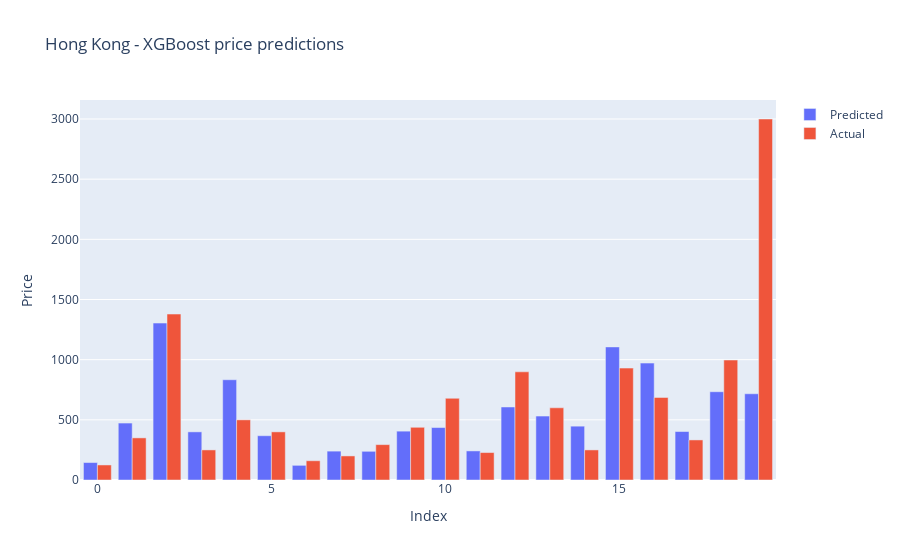

Notebook source saved alongside this figure:
### Code cell
error_diff = pd.DataFrame({'Actual Values': np.array(y_test).flatten(), 'Predicted Values': predictions.flatten()})
error_diff1 = error_diff.head(20)
error_diff1
title=['Pred vs Actual']
fig = go.Figure(data=[
    go.Bar(name='Predicted', x=error_diff1.index, y=error_diff['Predicted Values']),
    go.Bar(name='Actual', x=error_diff1.index, y=error_diff['Actual Values'])
])

fig.update_layout(barmode='group', title="Hong Kong - XGBoost price predictions", yaxis = dict(title ="Price"), xaxis =dict(title="Index"))
fig.show()

### Figure 1 — Plotly figure (JSON) as saved in the notebook; plotly's stock layout.template omitted (floating-point values rounded to 4 significant figures; data arrays with more than 128 entries replaced by an {"elided": "..."} marker saying what was removed)
{"data": [{"name": "Predicted", "type": "bar", "x": [0, 1, 2, 3, 4, 5, 6, 7, 8, 9, 10, 11, 12, 13, 14, 15, 16, 17, 18, 19], "y": {"elided": "557 float values"}}, {"name": "Actual", "type": "bar", "x": [0, 1, 2, 3, 4, 5, 6, 7, 8, 9, 10, 11, 12, 13, 14, 15, 16, 17, 18, 19], "y": {"elided": "557 int values"}}], "layout": {"barmode": "group", "title": {"text": "Hong Kong - XGBoost price predictions"}, "xaxis": {"title": {"text": "Index"}}, "yaxis": {"title": {"text": "Price"}}}}
